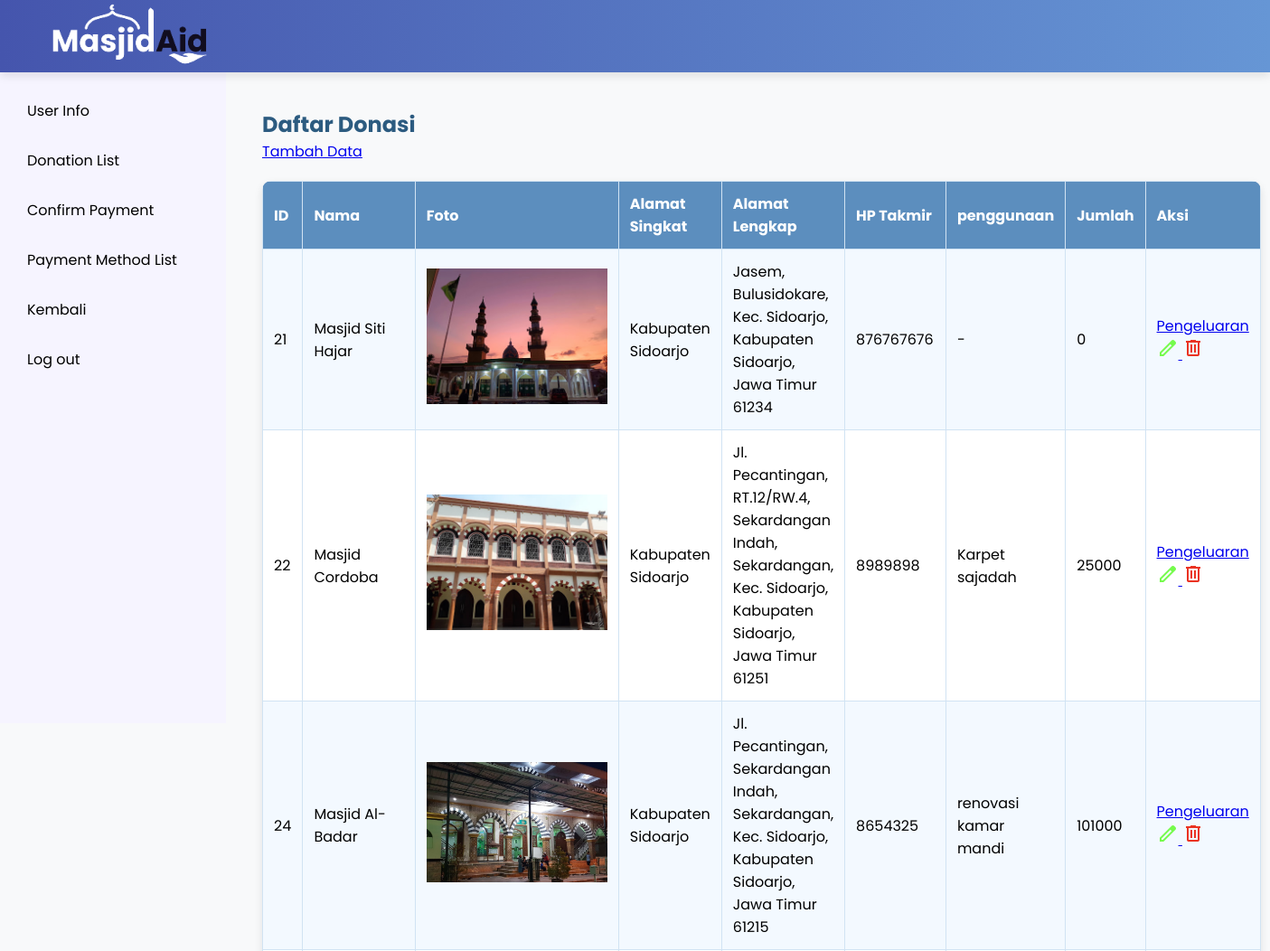
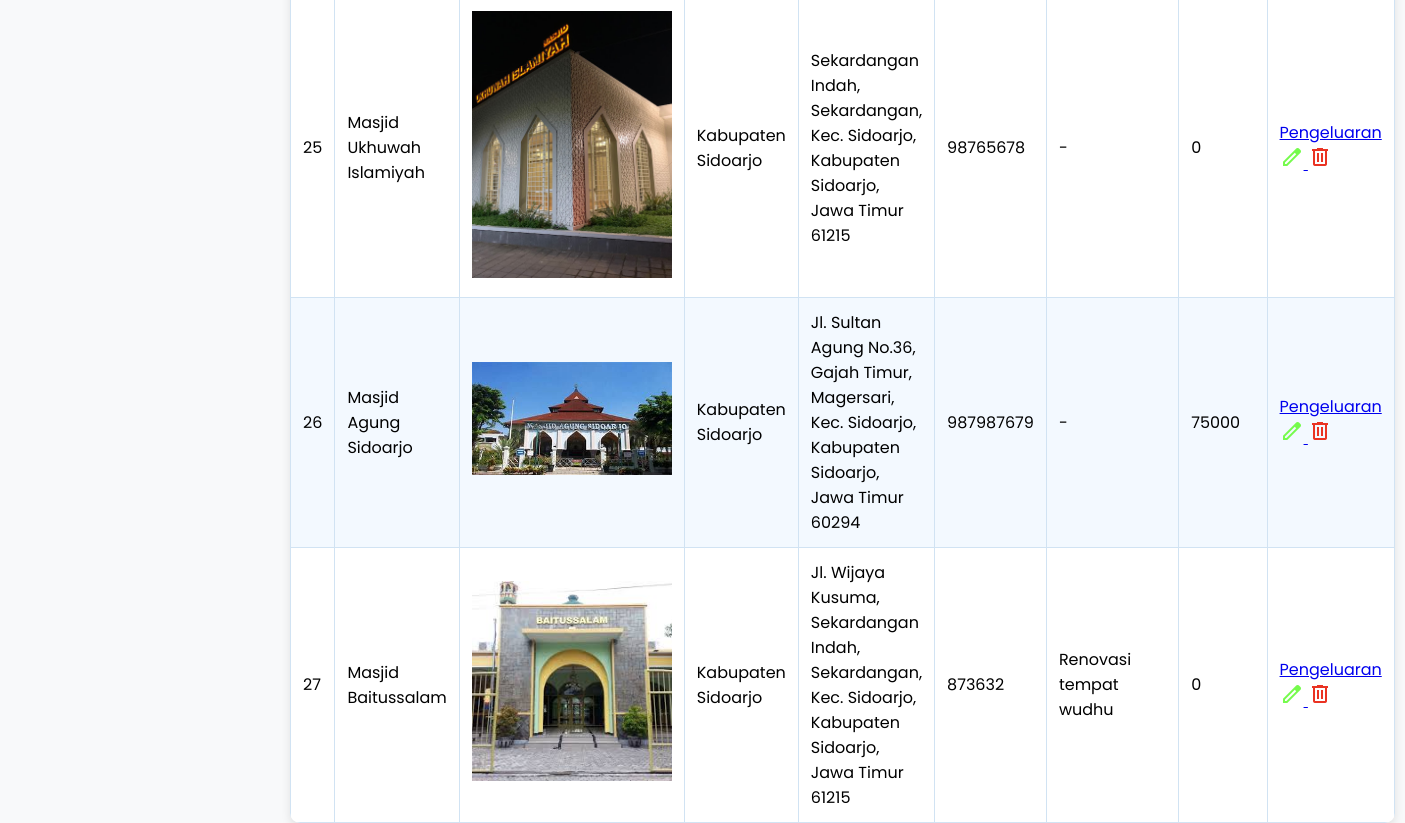
Screenshot of /page/admin/masjid/admin-masjid.php with the database file from the repository (2 pictures, top to bottom).
### tables this page shows
CREATE TABLE `donasi_tujuan` (
  `id_donasi` int(11) NOT NULL,
  `foto` varchar(255) NOT NULL,
  `nama` varchar(200) DEFAULT NULL,
  `alamat` varchar(200) DEFAULT NULL,
  `alamat_lengkap` varchar(255) NOT NULL,
  `hp` int(15) NOT NULL,
  `penggunaan` varchar(50) DEFAULT NULL,
  `jumlah` decimal(50,0) NOT NULL
);

### page/admin/masjid/admin-masjid.php (the view, shortened to what this page needs)
<?php
include "../../login_user/koneksi.php";
$query = "SELECT * FROM donasi_tujuan";
$sql = mysqli_query($koneksi, $query);
?>
<!DOCTYPE html>
<html lang="id">
<head>
    <link rel="stylesheet" href="../../css/admin/style-admin.css">
</head>
<body>
    <header>
        <div class="fcontainer">
            <nav class="wrapper">
                <div class="brand">
                    <img src="../../img/assets/LOGO.png" alt="">
                </div>
            </nav>
        </div>
    </header>
    <aside class="sidebar">
        <ul>
            <li><a href="../admin.php"> User Info</a></li>
            <li><a href="admin-masjid.php">Donation List</a></li>
            <li><a href="../pembayaran/konfirmasi.php">Confirm Payment</a></li>
            <li><a href="../pembayaran/metode.php">Payment Method List</a></li>
            <li><a href="../../info.php">Kembali</a></li>
            <li><a href="../../login_user/logout.php"> Log out</a></li>
        </ul>
    </aside>
    <div class="container">
        <main class="content">
            <h2>Daftar Donasi</h2>
            <a href="add-masjid.php" type="button">
                Tambah Data</a>
            <table>
                <tr>
                    <th>ID</th>
                    <th>Nama</th>
                    <th>Foto</th>
                    <th>Alamat Singkat</th>
                    <th>Alamat Lengkap</th>
                    <th>HP Takmir</th>
                    <th>penggunaan</th>
                    <th>Jumlah</th>
                    <th>Aksi</th>
                </tr>
                <?php while ($result = mysqli_fetch_assoc($sql)) { ?>
                    <tr>
                        <td><?php echo $result['id_donasi']; ?></td>
                        <td><?php echo $result['nama']; ?></td>
                        <td> <img src="../../img/<?php echo $result['foto']; ?>" style="width: 200px;"></td>
                        <td><?php echo $result['alamat']; ?></td>
                        <td><?php echo $result['alamat_lengkap']; ?></td>
                        <td><?php echo $result['hp']; ?></td>
                        <td><?php echo $result['penggunaan']; ?></td>
                        <td><?php echo $result['jumlah']; ?></td>
                        <td>
                         <a href="pengeluaran.php?id_donasi=<?= $result['id_donasi'] ?>">Pengeluaran</a>
                        <a href="add-masjid.php?ubah=<?php echo $result['id_donasi']; ?>" type="button">
                                <img src="../../img/assets/edit.png" alt="edit">
                            </a>
                            <a href="proses-masjid.php?hapus=<?php echo $result['id_donasi']; ?>" type="button"
                                onClick="return confirm('Apakah Anda yakin ingin menghapus data ini?');">
                                <img src="../../img/assets/delete.png" alt="hapus"></a>
                        </td>
                    </tr>
                <?php } ?>
            </table>
        </main>
</body>
</html>

### page/css/admin/style-admin.css (style rules this page uses)
* { margin: 0; padding: 0; box-sizing: border-box; font-family: "Poppins", sans-serif; scroll-behavior: smooth; }
body { display: flex; height: 100vh; background: #f8f9fa; }
.container { display: flex; width: 100%; }
.fcontainer { display: flex; width: 100%; }
.content { margin-left: 270px; padding-top: 1000px; padding: 20px; }
header { position: fixed; top: 0; left: 0; width: 100%; height: 80px; background: linear-gradient(to right, #4555ad, #6696d5); z-index: 1000; box-shadow: 0px 4px 10px rgba(0, 0, 0, 0.1); display: flex; align-items: center; padding: 0 20px; }
header { background: linear-gradient( to right, #4555ad, #6696d5 ); }
.wrapper { display: flex; align-items: center; justify-content: space-between; font-size: 20px; padding: 10px; width: 100%; height: 80px; overflow: visible; }
.brand { display: flex; flex-direction: row; padding: 15px; align-items: center; }
.brand > img { width: 200px; height: auto; padding-top: 0; margin-top: 10px; }
.sidebar { width: 250px; background: #f6f4ff; color: black; padding: 20px; position: fixed; top: 80px; left: 0; height: calc( 100vh - 80px ); overflow-y: auto; }
.sidebar ul { list-style: none; padding: 0; }
.sidebar ul li { margin-bottom: 10px; }
.sidebar ul li a { display: flex; align-items: center; gap: 10px; text-decoration: none; color: black; padding: 10px; border-radius: 10px; transition: background 0.3s; }
.content { margin-left: 270px; margin-top: 100px; padding: 20px; width: calc(100% - 270px); position: relative; }
h2 { color: #2c5b80; }
table { width: 80%; margin: 20px auto; border-collapse: collapse; background: white; border-radius: 10px; overflow: hidden; box-shadow: 0px 4px 10px rgba(0, 0, 0, 0.1); }
th, td { padding: 12px; border: 1px solid #d1e3f3; text-align: left; }
th { background-color: #5c8ebe; color: white; }
tr:nth-child(even) { background-color: #f3f9ff; }
table td a img { width: 24px; height: 24px; }

### rows the page displays
donasi_tujuan: id_donasi "21", nama "Masjid Siti Hajar", foto (picture), alamat "Kabupaten Sidoarjo", alamat_lengkap "Jasem, Bulusidokare, Kec. Sidoarjo, Kabupaten Sidoarjo, Jawa Timur 61234", hp "876767676", penggunaan "-", jumlah "0"
donasi_tujuan: id_donasi "22", nama "Masjid Cordoba", foto (picture), alamat "Kabupaten Sidoarjo", alamat_lengkap "Jl. Pecantingan, RT.12/RW.4, Sekardangan Indah, Sekardangan, Kec. Sidoarjo, Kabupaten Sidoarjo, Jawa Timur 61251", hp "8989898", penggunaan "Karpet sajadah", jumlah "25000"
donasi_tujuan: id_donasi "24", nama "Masjid Al-Badar", foto (picture), alamat "Kabupaten Sidoarjo", alamat_lengkap "Jl. Pecantingan, Sekardangan Indah, Sekardangan, Kec. Sidoarjo, Kabupaten Sidoarjo, Jawa Timur 61215", hp "8654325", penggunaan "renovasi kamar mandi", jumlah "101000"
donasi_tujuan: id_donasi "25", nama "Masjid Ukhuwah Islamiyah", foto (picture), alamat "Kabupaten Sidoarjo", alamat_lengkap "Sekardangan Indah, Sekardangan, Kec. Sidoarjo, Kabupaten Sidoarjo, Jawa Timur 61215", hp "98765678", penggunaan "-", jumlah "0"
donasi_tujuan: id_donasi "26", nama "Masjid Agung Sidoarjo", foto (picture), alamat "Kabupaten Sidoarjo", alamat_lengkap "Jl. Sultan Agung No.36, Gajah Timur, Magersari, Kec. Sidoarjo, Kabupaten Sidoarjo, Jawa Timur 60294", hp "987987679", penggunaan "-", jumlah "75000"
donasi_tujuan: id_donasi "27", nama "Masjid Baitussalam", foto (picture), alamat "Kabupaten Sidoarjo", alamat_lengkap "Jl. Wijaya Kusuma, Sekardangan Indah, Sekardangan, Kec. Sidoarjo, Kabupaten Sidoarjo, Jawa Timur 61215", hp "873632", penggunaan "Renovasi tempat wudhu", jumlah "0"
